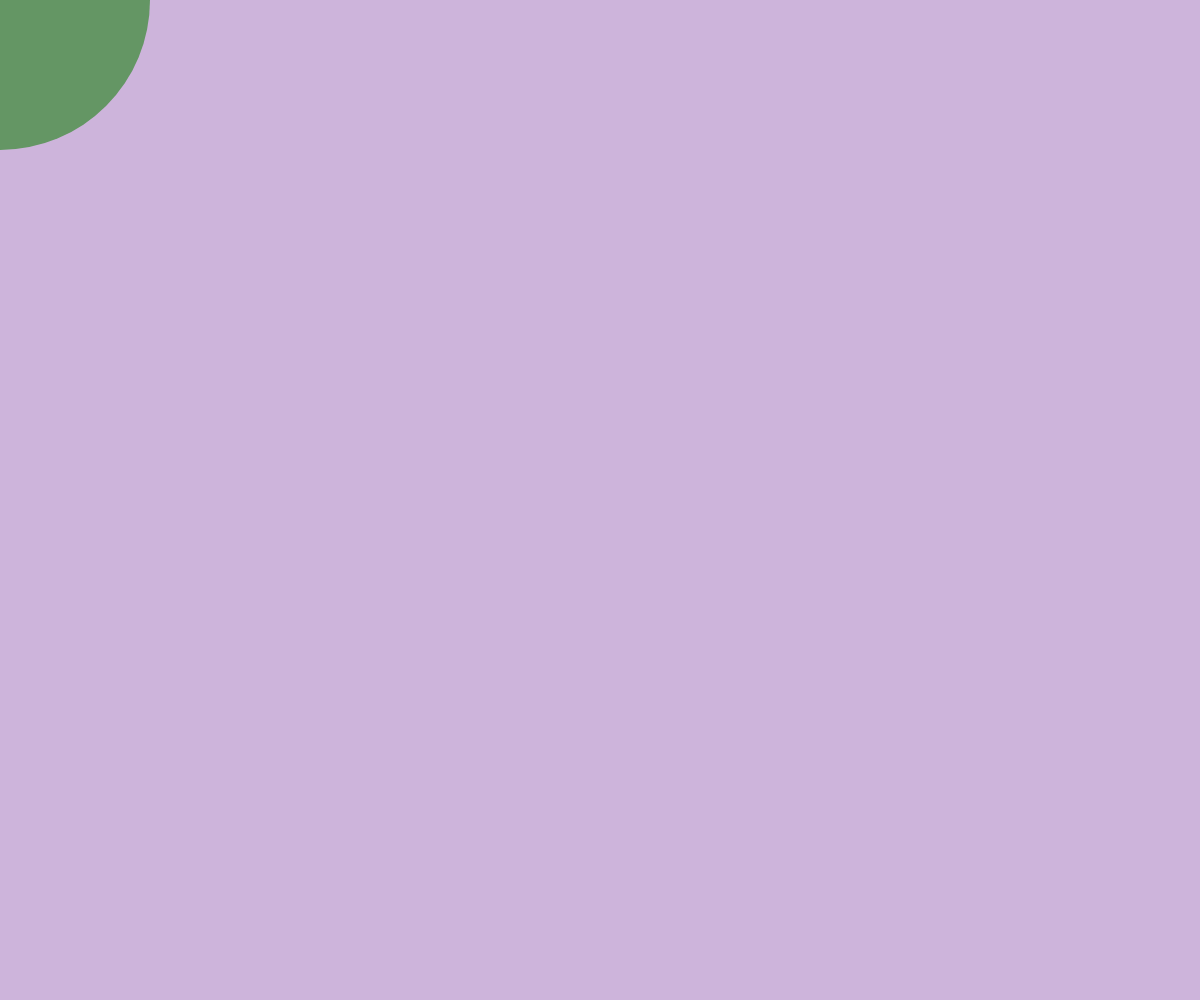
Frame 1 (no input)
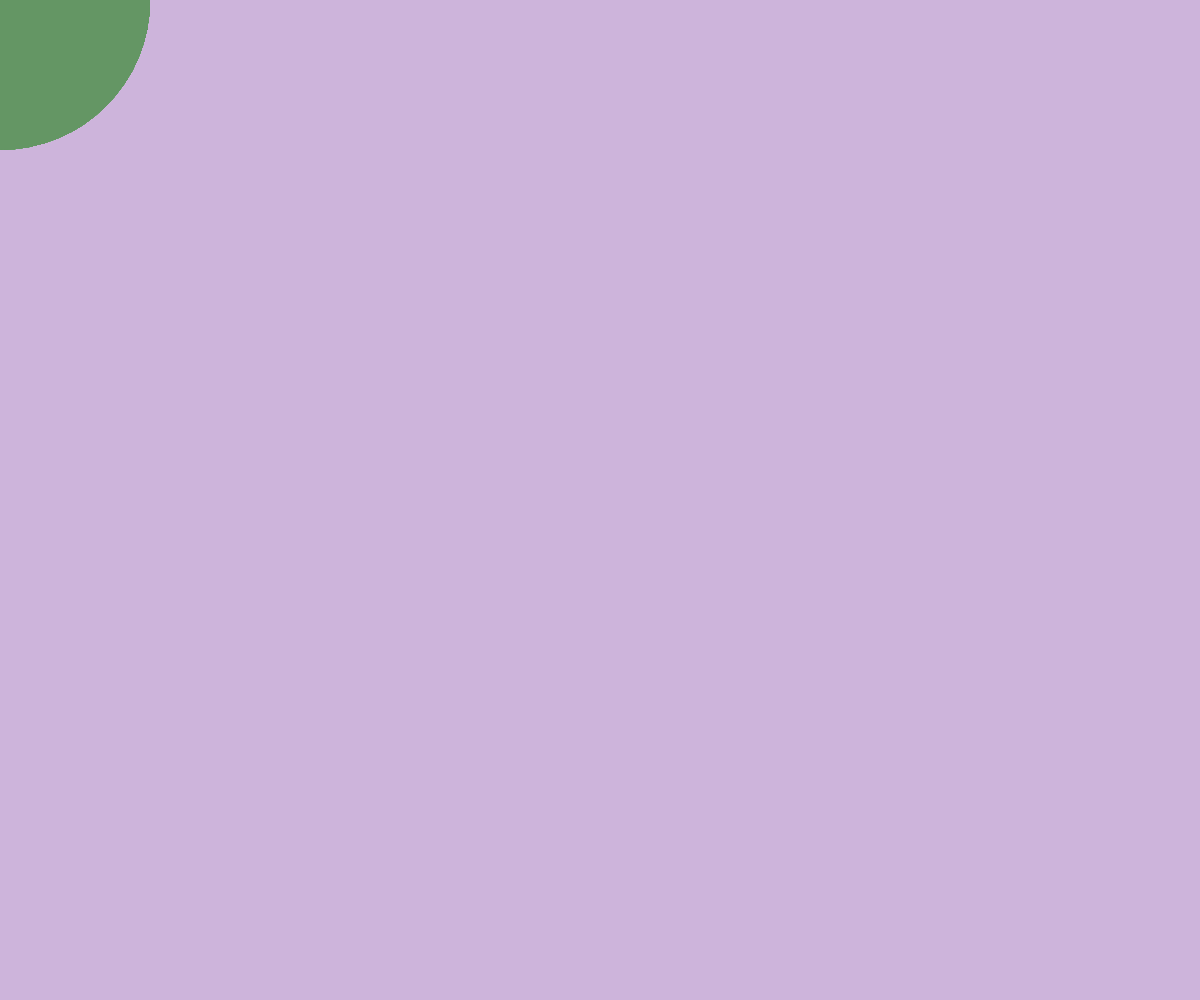
Frame 60 (no input)
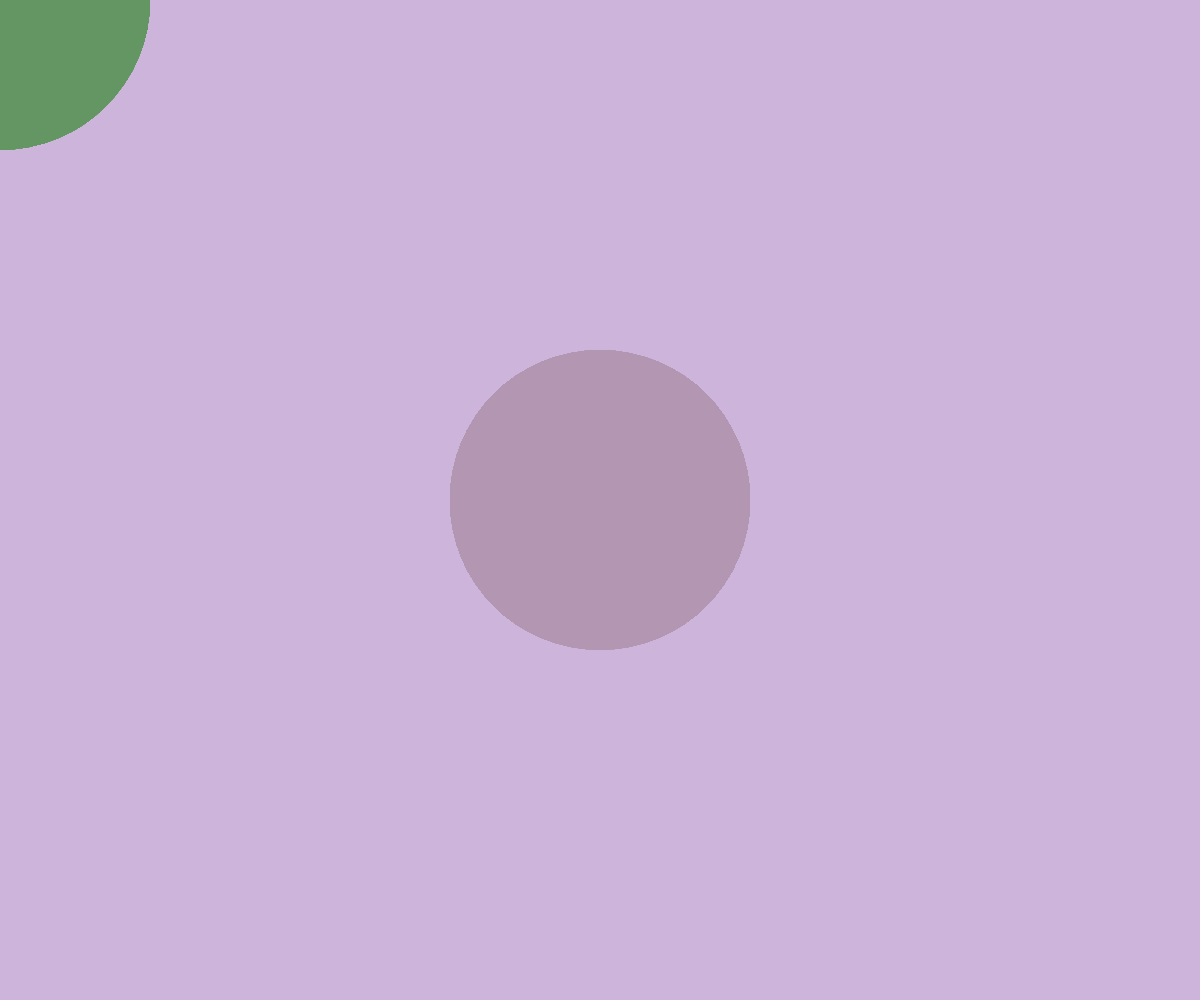
Frame 120 (the mouse pressed at the canvas centre since frame 60)

The p5.js sketch that drew these frames (run headless with seeded random() and noise() and a simulated clock; from frame 60 on, the mouse is pressed at the canvas centre):

// p5.js sketch
// ── sketch.js
let circles = []; // 儲存圓的位置和顏色

function setup() { //設定函數, 設定初始值的地方
  createCanvas(windowWidth, windowHeight);
  colorMode(RGB); // 設定顏色模式為 RGB
}

function draw() {
  background(205, 180, 219); // 設定背景為 #cdb4db
  
  let red = map(mouseX, 0, width, 100, 255); // 根據滑鼠 x 座標計算紅色值
  let blue = map(mouseY, 0, height, 100, 255); // 根據滑鼠 y 座標計算藍色值
  
  let circle = {
    x: mouseX,
    y: mouseY,
    red: red,
    blue: blue,
    timestamp: millis() // 記錄圓的時間戳記
  };
  
  circles.push(circle); // 添加新的圓到陣列中
  
  // 移除超過5秒的圓
  circles = circles.filter(c => millis() - c.timestamp <= 5000);
  
  noStroke(); // 移除圓的邊框
  
  for (let i = 0; i < circles.length; i++) {
    fill(circles[i].red, 150, circles[i].blue); // 設定圓的顏色
    ellipse(circles[i].x, circles[i].y, 300, 300); // 畫圓，寬高為300px
  }
}
